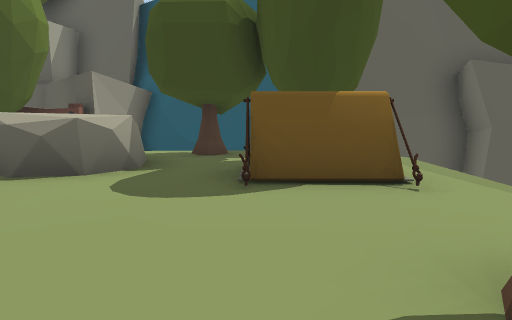
[1] (above)

17 first-person views from a walk through a 3-D level made in the Unity game engine. The camera is 1.2 m above the floor, tilts 6° down and sees 75° across. The floor is counted in squares, 2 m on a side. Each view is taken from the middle of a square. On the plan, view 1 faces up. The plan holds only what a view shows up to about 10 squares ahead; the rest is blank. The place goes on beyond the plan. The player is left out. Some surface patterns are stand-ins.

[2]
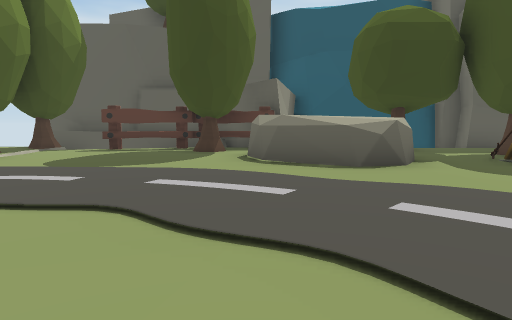

[3]
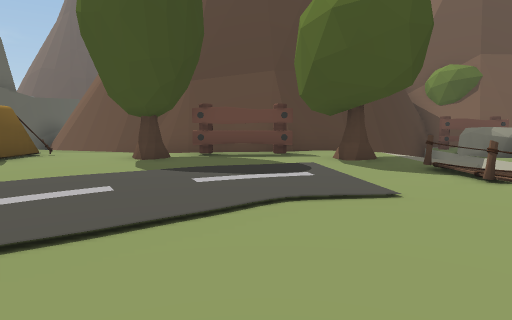

[4]
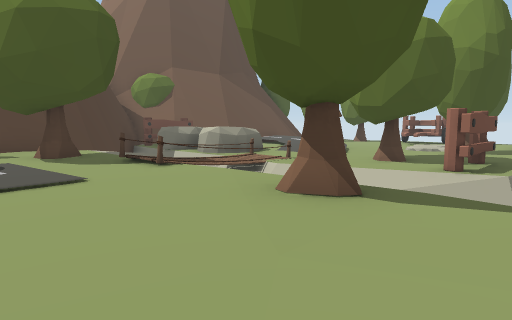

[5]
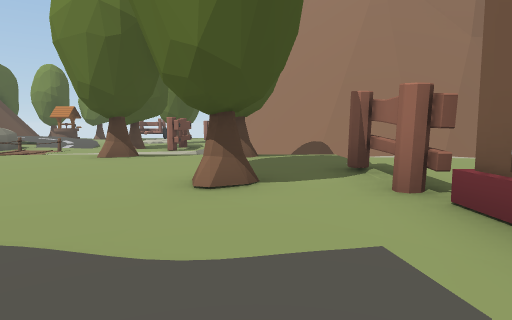

[6]
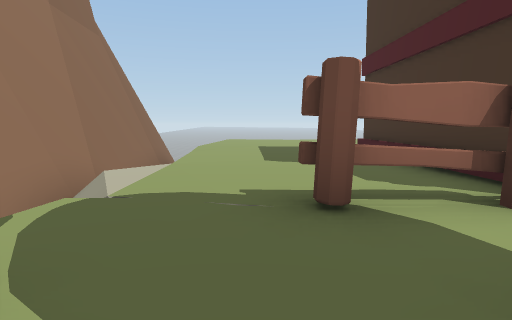

[7]
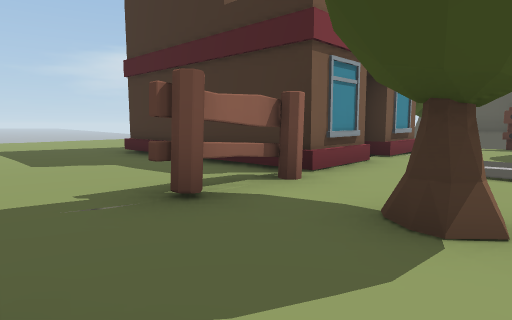

[8]
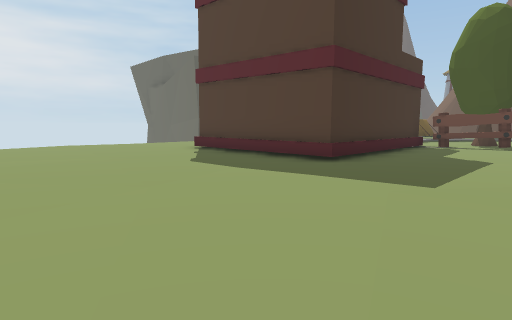

[9]
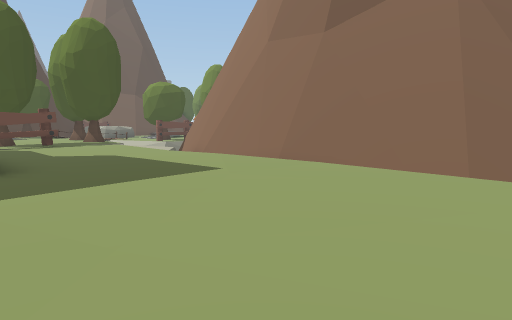

[10]
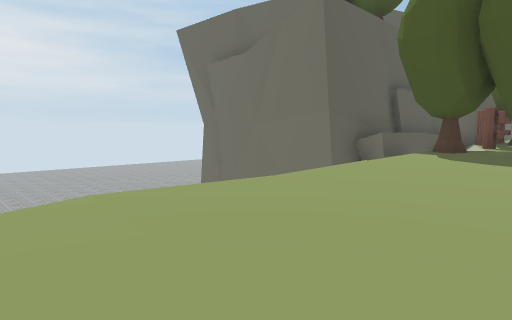

[11]
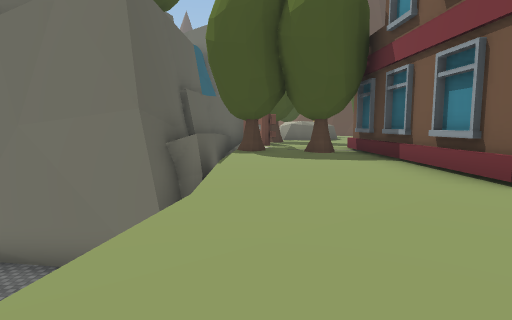

[12]
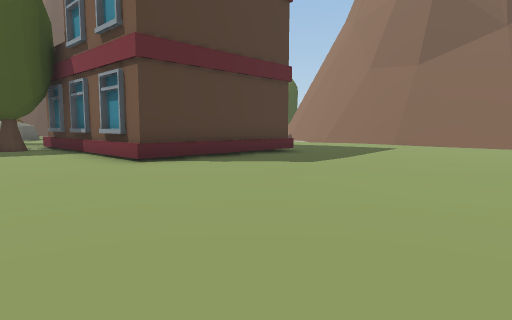

[13]
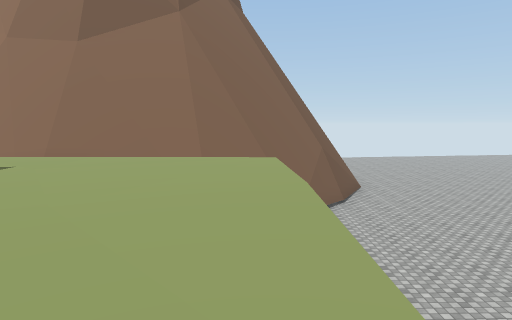

[14]
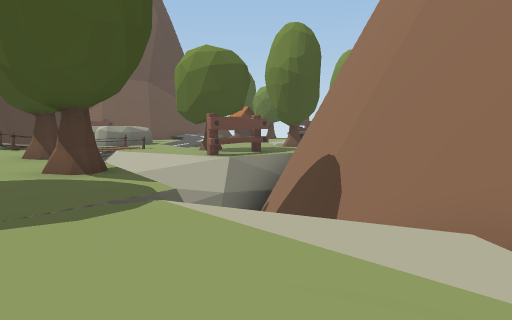

[15]
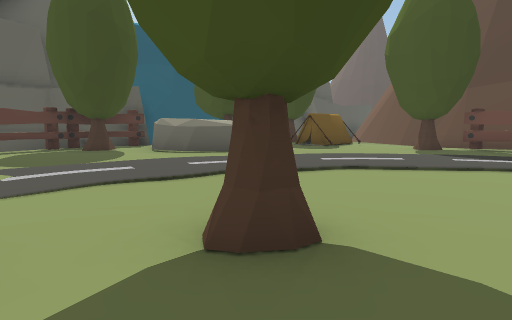

[16]
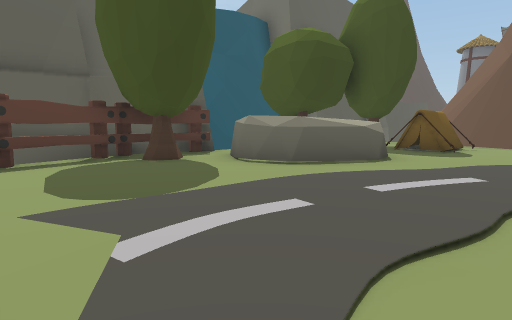

[17]
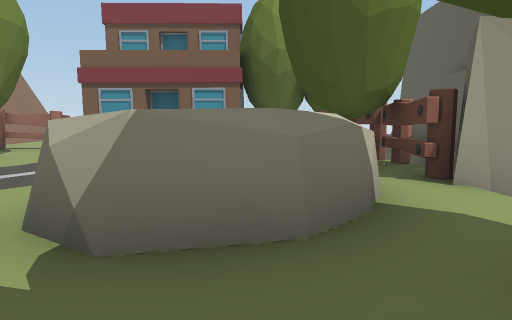

### Floor plan
Key: @ floor where view 1 was taken; # wall or solid block; . main floor; - floor 0.25 m lower than the main floor; _ floor 0.5 m lower than the main floor; / step, stairs or slope; = window, fence, low wall or low ledge; ^ raised ledge; v drop or lower ground; O other object.
Columns run from 20 left of view 1 to 5 right of it. Each row starts with its distance up from view 1.
 11         vv#
 10          v#
  9          v#########^^#
  8    //vvvvvv^^^^^##v=###
  7  ..........OvOOOO#.O. ####
  6  .........O....OOOOO..  vv
  5  .........OO....OOO..O/  #
  4  .....O#####.....OO.OO. v^
  3  ......    #........OO.v#
  2 v......   ##...........#^
  1 v......####O.........O.#
  0 v..........O........@.O#
 -1 v..........O.O........O#
 -2  .....................O#
 -3  /...........O.......O #
 -4     vvvvvv/vvvvvOvv=//v#^
 -5   v##^^^^^##v      -v   #^
 -6 v#^^      ^^#v vv_--v#####
 -7 =^          ^#vOOO ==##

Positions as (right, up) in squares from view 1, and headings:
1: (0, 0), facing up
2: (-4, -1), facing up
3: (-5, -1), facing right
4: (-6, -1), facing down-right
5: (-7, 3), facing down
6: (-6, -2), facing left
7: (-6, -3), facing up-left
8: (-19, -3), facing up-right
9: (-19, 1), facing down-right
10: (-17, 5), facing up-right
11: (-17, 7), facing right
12: (-19, 7), facing down-right
13: (-19, 3), facing down
14: (-11, -2), facing down-right
15: (-8, -2), facing up-right
16: (-8, 1), facing up-right
17: (0, 5), facing left
